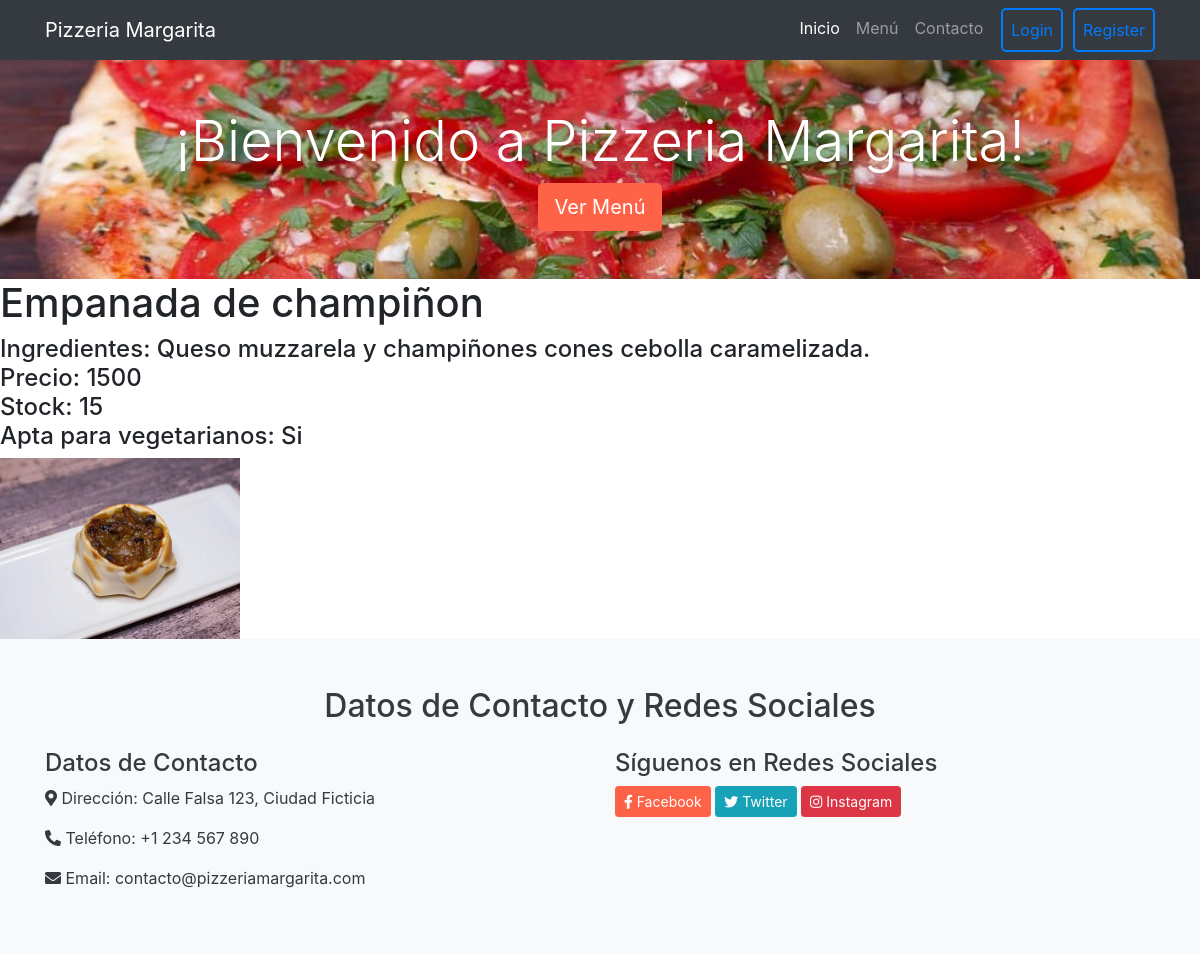
Page /app-tossi/empanada-detail/6 on the committed database.
### AppTossi/models.py (models this page shows, shortened)
class Empanada(models.Model):
    product_name = models.CharField(max_length=30)
    price = models.IntegerField()
    ingredients = models.CharField(max_length=200)
    stock = models.IntegerField(default=0)
    vegetarian = models.BooleanField(default=False)
    img = models.ImageField(upload_to='product_images', blank=True, null=True, default=None)

### AppTossi/views.py (the view)
# urls.py: path('empanada-detail/<pk>', EmpanadaDetail.as_view(), name='EmpanadaDetail'),
class EmpanadaDetail(DetailView):
  model = Empanada
  template_name = 'empanada_detail.html'
  context_object_name = "empanada"
  url = Empanada.objects.get

### AppTossi/templates/empanada_detail.html
{% extends 'padre.html' %}
{% block contenidoQueCambia %}
{% load static %}
<h1> {{empanada.product_name}} </h1>
<h4> Ingredientes: {{empanada.ingredients}} <br> Precio: {{empanada.price}} <br> Stock: {{empanada.stock}} <br>
    {% if empanada.vegetarian == True %}
    Apta para vegetarianos: Si
    {% else %}
      Apta para vegetarianos: No
    {% endif %}
</h4>
<img src="{{ empanada.img.url }}" alt="{{ empanada.name }}" style="max-width: 20%; height: auto;">
{% endblock contenidoQueCambia %}

### rows in the picture
Empanada: product_name "Empanada de champiñon", ingredients "Queso muzzarela y champiñones cones cebolla caramelizada.", price "1500", stock "15", img (picture)
